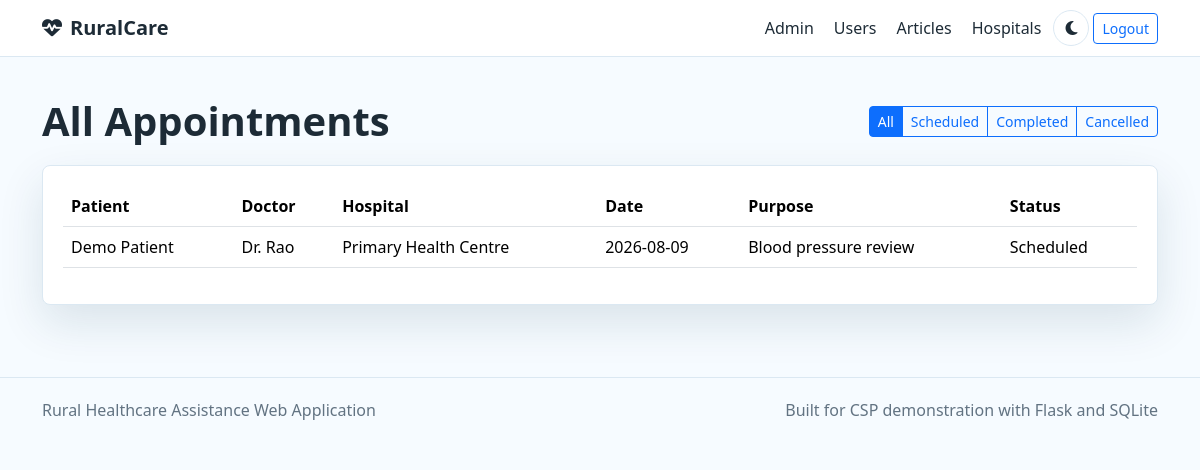
/admin/appointments (signed in), run on the app's committed database.
### models.py (models this page shows, shortened)
class Appointment(db.Model):
    id = db.Column(db.Integer, primary_key=True)
    user_id = db.Column(db.Integer, db.ForeignKey("user.id"), nullable=False)
    doctor = db.Column(db.String(120), nullable=False)
    hospital = db.Column(db.String(160), nullable=False)
    date = db.Column(db.Date, nullable=False)
    time = db.Column(db.Time, nullable=False, default=time(9, 0))
    purpose = db.Column(db.String(200), nullable=False)
    status = db.Column(db.String(40), default="Scheduled")

class User(UserMixin, db.Model):
    id = db.Column(db.Integer, primary_key=True)
    name = db.Column(db.String(120), nullable=False)
    email = db.Column(db.String(160), unique=True, nullable=False, index=True)
    password_hash = db.Column(db.String(255), nullable=False)
    is_admin = db.Column(db.Boolean, default=False)
    created_at = db.Column(db.DateTime, default=datetime.utcnow)
    profile = db.relationship("Profile", backref="user", uselist=False, cascade="all, delete-orphan")
    records = db.relationship("MedicalRecord", backref="user", cascade="all, delete-orphan")
    medicines = db.relationship("Medicine", backref="user", cascade="all, delete-orphan")
    appointments = db.relationship("Appointment", backref="user", cascade="all, delete-orphan")
    contacts = db.relationship("EmergencyContact", backref="user", cascade="all, delete-orphan")
    feedback = db.relationship("Feedback", backref="user", cascade="all, delete-orphan")

### routes/admin.py (the view)
@admin_bp.route("/appointments")
@admin_required
def appointments():
    status = request.args.get("status", "")
    query = Appointment.query
    if status:
        query = query.filter_by(status=status)
    appointments = query.order_by(Appointment.date.desc()).all()
    return render_template("admin_appointments.html", appointments=appointments, status=status)

### models.py (called while the page is built)
@login_manager.user_loader
def load_user(user_id):
    return User.query.get(int(user_id))

### routes/admin.py (called while the page is built)
def admin_required(view):
    @wraps(view)
    @login_required
    def wrapped(*args, **kwargs):
        if not current_user.is_admin:
            abort(403)
        return view(*args, **kwargs)
    return wrapped

### templates/admin_appointments.html
{% extends "base.html" %}
{% block content %}
<section class="container py-4">
  <div class="page-head"><h1>All Appointments</h1><div class="btn-group">{% for s in ["", "Scheduled", "Completed", "Cancelled"] %}<a class="btn btn-sm btn-outline-primary {% if status==s %}active{% endif %}" href="{{ url_for('admin.appointments', status=s) }}">{{ s or "All" }}</a>{% endfor %}</div></div>
  <div class="panel table-responsive"><table class="table"><thead><tr><th>Patient</th><th>Doctor</th><th>Hospital</th><th>Date</th><th>Purpose</th><th>Status</th></tr></thead><tbody>{% for appt in appointments %}<tr><td>{{ appt.user.name }}</td><td>{{ appt.doctor }}</td><td>{{ appt.hospital }}</td><td>{{ appt.date }}</td><td>{{ appt.purpose }}</td><td>{{ appt.status }}</td></tr>{% else %}<tr><td colspan="6">No appointments.</td></tr>{% endfor %}</tbody></table></div>
</section>
{% endblock %}

### static/css/style.css (style rules this page uses)
:root { --bg: #f6fbff; --panel: #ffffff; --text: #1d2b36; --muted: #627382; --primary: #0b77c5; --primary-dark: #07558e; --success: #18a058; --line: #dbe8f2; --shadow: 0 18px 45px rgba(20, 57, 85, 0.12); }
body { background: var(--bg); color: var(--text); font-family: "Segoe UI", system-ui, sans-serif; }
.panel, .feature-card { background: var(--panel); border: 1px solid var(--line); border-radius: 8px; box-shadow: var(--shadow); padding: 1.25rem; }
.page-head { display: flex; justify-content: space-between; gap: 1rem; align-items: center; margin-bottom: 1.25rem; }
.page-head h1 { font-weight: 800; margin: 0; }
.table { color: var(--text); }

### data on the page
Appointment: user.name "Demo Patient", doctor "Dr. Rao", hospital "Primary Health Centre", date "2026-08-09", purpose "Blood pressure review", status "Scheduled"

### other printed values
{{ s or "All" }} "All" "Scheduled" "Completed" "Cancelled"
